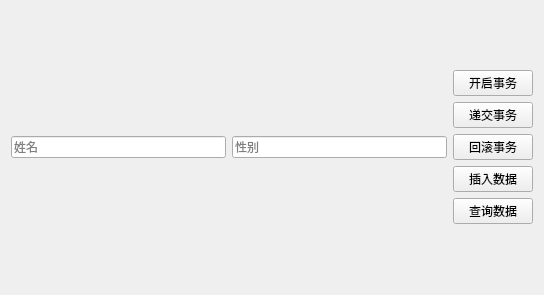
<?xml version="1.0" encoding="UTF-8"?>
<ui version="4.0">
 <class>transectionApp</class>
 <widget class="QWidget" name="transectionApp">
  <property name="geometry">
   <rect>
    <x>0</x>
    <y>0</y>
    <width>544</width>
    <height>295</height>
   </rect>
  </property>
  <property name="windowTitle">
   <string>transectionApp</string>
  </property>
  <layout class="QGridLayout" name="gridLayout">
   <item row="0" column="0">
    <layout class="QHBoxLayout" name="horizontalLayout">
     <item>
      <widget class="QLineEdit" name="nameEdit">
       <property name="placeholderText">
        <string>姓名</string>
       </property>
      </widget>
     </item>
     <item>
      <widget class="QLineEdit" name="sexEdit">
       <property name="placeholderText">
        <string>性别</string>
       </property>
      </widget>
     </item>
    </layout>
   </item>
   <item row="0" column="1">
    <layout class="QVBoxLayout" name="verticalLayout">
     <item>
      <widget class="QPushButton" name="beginBt">
       <property name="text">
        <string>开启事务</string>
       </property>
      </widget>
     </item>
     <item>
      <widget class="QPushButton" name="commitBt">
       <property name="text">
        <string>递交事务</string>
       </property>
      </widget>
     </item>
     <item>
      <widget class="QPushButton" name="rollbackBt">
       <property name="text">
        <string>回滚事务</string>
       </property>
      </widget>
     </item>
     <item>
      <widget class="QPushButton" name="insertBt">
       <property name="text">
        <string>插入数据</string>
       </property>
      </widget>
     </item>
     <item>
      <widget class="QPushButton" name="searchBt">
       <property name="text">
        <string>查询数据</string>
       </property>
      </widget>
     </item>
    </layout>
   </item>
  </layout>
 </widget>
 <resources/>
 <connections/>
</ui>
